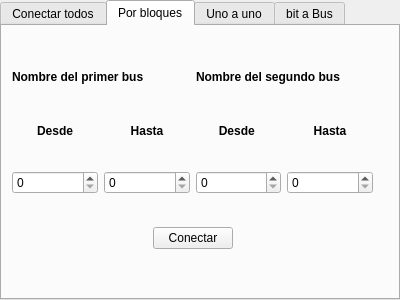
<?xml version="1.0" encoding="UTF-8"?>
<ui version="4.0">
 <class>busConnection</class>
 <widget class="QTabWidget" name="busConnection">
  <property name="geometry">
   <rect>
    <x>0</x>
    <y>0</y>
    <width>400</width>
    <height>300</height>
   </rect>
  </property>
  <property name="windowTitle">
   <string>TabWidget</string>
  </property>
  <property name="currentIndex">
   <number>1</number>
  </property>
  <widget class="QWidget" name="allToAll">
   <attribute name="title">
    <string>Conectar todos</string>
   </attribute>
   <widget class="QLabel" name="label">
    <property name="geometry">
     <rect>
      <x>10</x>
      <y>10</y>
      <width>381</width>
      <height>131</height>
     </rect>
    </property>
    <property name="sizePolicy">
     <sizepolicy hsizetype="Fixed" vsizetype="Fixed">
      <horstretch>0</horstretch>
      <verstretch>0</verstretch>
     </sizepolicy>
    </property>
    <property name="text">
     <string>&lt;html&gt;&lt;head/&gt;&lt;body&gt;&lt;p align=&quot;center&quot;&gt;&lt;span style=&quot; font-size:12pt; font-weight:600;&quot;&gt;Conectar todos los bits de un bus al otro en orden. (bit 0 a bit 0, bit 1 a bit 1 y así sucesivamente)&lt;/span&gt;&lt;/p&gt;&lt;/body&gt;&lt;/html&gt;</string>
    </property>
    <property name="alignment">
     <set>Qt::AlignCenter</set>
    </property>
    <property name="wordWrap">
     <bool>true</bool>
    </property>
   </widget>
   <widget class="QWidget" name="horizontalLayoutWidget">
    <property name="geometry">
     <rect>
      <x>0</x>
      <y>150</y>
      <width>391</width>
      <height>91</height>
     </rect>
    </property>
    <layout class="QHBoxLayout" name="horizontalLayout">
     <item>
      <spacer name="horizontalSpacer_2">
       <property name="orientation">
        <enum>Qt::Horizontal</enum>
       </property>
       <property name="sizeHint" stdset="0">
        <size>
         <width>40</width>
         <height>20</height>
        </size>
       </property>
      </spacer>
     </item>
     <item>
      <widget class="QPushButton" name="conectarTodos">
       <property name="text">
        <string>Conectar todos</string>
       </property>
      </widget>
     </item>
     <item>
      <spacer name="horizontalSpacer">
       <property name="orientation">
        <enum>Qt::Horizontal</enum>
       </property>
       <property name="sizeHint" stdset="0">
        <size>
         <width>40</width>
         <height>20</height>
        </size>
       </property>
      </spacer>
     </item>
    </layout>
   </widget>
  </widget>
  <widget class="QWidget" name="porBloques">
   <attribute name="title">
    <string>Por bloques</string>
   </attribute>
   <widget class="QWidget" name="verticalLayoutWidget_2">
    <property name="geometry">
     <rect>
      <x>10</x>
      <y>10</y>
      <width>361</width>
      <height>241</height>
     </rect>
    </property>
    <layout class="QVBoxLayout" name="verticalLayout_2">
     <item>
      <layout class="QHBoxLayout" name="horizontalLayout_4">
       <item>
        <widget class="QLabel" name="label_6">
         <property name="sizePolicy">
          <sizepolicy hsizetype="Preferred" vsizetype="Fixed">
           <horstretch>0</horstretch>
           <verstretch>0</verstretch>
          </sizepolicy>
         </property>
         <property name="text">
          <string>&lt;html&gt;&lt;head/&gt;&lt;body&gt;&lt;p&gt;&lt;span style=&quot; font-weight:600;&quot;&gt;Nombre del primer bus&lt;/span&gt;&lt;/p&gt;&lt;/body&gt;&lt;/html&gt;</string>
         </property>
         <property name="wordWrap">
          <bool>true</bool>
         </property>
        </widget>
       </item>
       <item>
        <widget class="QLabel" name="label_5">
         <property name="sizePolicy">
          <sizepolicy hsizetype="Preferred" vsizetype="Fixed">
           <horstretch>0</horstretch>
           <verstretch>0</verstretch>
          </sizepolicy>
         </property>
         <property name="text">
          <string>&lt;html&gt;&lt;head/&gt;&lt;body&gt;&lt;p&gt;&lt;span style=&quot; font-weight:600;&quot;&gt;Nombre del segundo bus&lt;/span&gt;&lt;/p&gt;&lt;/body&gt;&lt;/html&gt;</string>
         </property>
         <property name="wordWrap">
          <bool>true</bool>
         </property>
        </widget>
       </item>
      </layout>
     </item>
     <item>
      <layout class="QHBoxLayout" name="horizontalLayout_13">
       <item>
        <widget class="QLabel" name="label_10">
         <property name="sizePolicy">
          <sizepolicy hsizetype="Preferred" vsizetype="Fixed">
           <horstretch>0</horstretch>
           <verstretch>0</verstretch>
          </sizepolicy>
         </property>
         <property name="text">
          <string>&lt;html&gt;&lt;head/&gt;&lt;body&gt;&lt;p align=&quot;center&quot;&gt;&lt;span style=&quot; font-weight:600;&quot;&gt;Desde&lt;/span&gt;&lt;/p&gt;&lt;/body&gt;&lt;/html&gt;</string>
         </property>
        </widget>
       </item>
       <item>
        <widget class="QLabel" name="label_11">
         <property name="sizePolicy">
          <sizepolicy hsizetype="Preferred" vsizetype="Fixed">
           <horstretch>0</horstretch>
           <verstretch>0</verstretch>
          </sizepolicy>
         </property>
         <property name="text">
          <string>&lt;html&gt;&lt;head/&gt;&lt;body&gt;&lt;p align=&quot;center&quot;&gt;&lt;span style=&quot; font-weight:600;&quot;&gt;Hasta&lt;/span&gt;&lt;/p&gt;&lt;/body&gt;&lt;/html&gt;</string>
         </property>
        </widget>
       </item>
       <item>
        <widget class="QLabel" name="label_12">
         <property name="sizePolicy">
          <sizepolicy hsizetype="Preferred" vsizetype="Fixed">
           <horstretch>0</horstretch>
           <verstretch>0</verstretch>
          </sizepolicy>
         </property>
         <property name="text">
          <string>&lt;html&gt;&lt;head/&gt;&lt;body&gt;&lt;p align=&quot;center&quot;&gt;&lt;span style=&quot; font-weight:600;&quot;&gt;Desde &lt;/span&gt;&lt;/p&gt;&lt;/body&gt;&lt;/html&gt;</string>
         </property>
        </widget>
       </item>
       <item>
        <widget class="QLabel" name="label_9">
         <property name="sizePolicy">
          <sizepolicy hsizetype="Preferred" vsizetype="Fixed">
           <horstretch>0</horstretch>
           <verstretch>0</verstretch>
          </sizepolicy>
         </property>
         <property name="text">
          <string>&lt;html&gt;&lt;head/&gt;&lt;body&gt;&lt;p align=&quot;center&quot;&gt;&lt;span style=&quot; font-weight:600;&quot;&gt;Hasta&lt;/span&gt;&lt;/p&gt;&lt;/body&gt;&lt;/html&gt;</string>
         </property>
        </widget>
       </item>
      </layout>
     </item>
     <item>
      <layout class="QHBoxLayout" name="horizontalLayout_6">
       <item>
        <widget class="QSpinBox" name="spinBox"/>
       </item>
       <item>
        <widget class="QSpinBox" name="spinBox_2"/>
       </item>
       <item>
        <widget class="QSpinBox" name="spinBox_3"/>
       </item>
       <item>
        <widget class="QSpinBox" name="spinBox_4"/>
       </item>
      </layout>
     </item>
     <item>
      <layout class="QHBoxLayout" name="horizontalLayout_12">
       <item>
        <spacer name="horizontalSpacer_7">
         <property name="orientation">
          <enum>Qt::Horizontal</enum>
         </property>
         <property name="sizeHint" stdset="0">
          <size>
           <width>40</width>
           <height>20</height>
          </size>
         </property>
        </spacer>
       </item>
       <item>
        <widget class="QPushButton" name="pushButton_3">
         <property name="text">
          <string>Conectar</string>
         </property>
        </widget>
       </item>
       <item>
        <spacer name="horizontalSpacer_8">
         <property name="orientation">
          <enum>Qt::Horizontal</enum>
         </property>
         <property name="sizeHint" stdset="0">
          <size>
           <width>40</width>
           <height>20</height>
          </size>
         </property>
        </spacer>
       </item>
      </layout>
     </item>
    </layout>
   </widget>
  </widget>
  <widget class="QWidget" name="oneByOne">
   <attribute name="title">
    <string>Uno a uno</string>
   </attribute>
   <widget class="QWidget" name="verticalLayoutWidget">
    <property name="geometry">
     <rect>
      <x>0</x>
      <y>10</y>
      <width>391</width>
      <height>251</height>
     </rect>
    </property>
    <layout class="QVBoxLayout" name="verticalLayout">
     <item>
      <layout class="QHBoxLayout" name="horizontalLayout_2">
       <item>
        <widget class="QLabel" name="label_2">
         <property name="sizePolicy">
          <sizepolicy hsizetype="Preferred" vsizetype="Fixed">
           <horstretch>0</horstretch>
           <verstretch>0</verstretch>
          </sizepolicy>
         </property>
         <property name="text">
          <string>&lt;html&gt;&lt;head/&gt;&lt;body&gt;&lt;p align=&quot;center&quot;&gt;&lt;span style=&quot; font-size:12pt; font-weight:600;&quot;&gt;Primer Click Nombre&lt;/span&gt;&lt;/p&gt;&lt;/body&gt;&lt;/html&gt;</string>
         </property>
        </widget>
       </item>
       <item>
        <widget class="QLabel" name="label_3">
         <property name="sizePolicy">
          <sizepolicy hsizetype="Preferred" vsizetype="Fixed">
           <horstretch>0</horstretch>
           <verstretch>0</verstretch>
          </sizepolicy>
         </property>
         <property name="text">
          <string>&lt;html&gt;&lt;head/&gt;&lt;body&gt;&lt;p align=&quot;center&quot;&gt;&lt;span style=&quot; font-size:12pt; font-weight:600;&quot;&gt;Segundo Click Nombre&lt;/span&gt;&lt;/p&gt;&lt;/body&gt;&lt;/html&gt;</string>
         </property>
        </widget>
       </item>
      </layout>
     </item>
     <item>
      <layout class="QHBoxLayout" name="horizontalLayout_3">
       <item>
        <widget class="QCheckBox" name="checkBox">
         <property name="sizePolicy">
          <sizepolicy hsizetype="Fixed" vsizetype="Fixed">
           <horstretch>0</horstretch>
           <verstretch>0</verstretch>
          </sizepolicy>
         </property>
         <property name="text">
          <string/>
         </property>
        </widget>
       </item>
       <item>
        <widget class="QSpinBox" name="spinBox_5"/>
       </item>
       <item>
        <widget class="QSpinBox" name="spinBox_6"/>
       </item>
      </layout>
     </item>
     <item>
      <layout class="QHBoxLayout" name="horizontalLayout_10">
       <item>
        <spacer name="horizontalSpacer_5">
         <property name="orientation">
          <enum>Qt::Horizontal</enum>
         </property>
         <property name="sizeHint" stdset="0">
          <size>
           <width>40</width>
           <height>20</height>
          </size>
         </property>
        </spacer>
       </item>
       <item>
        <widget class="QPushButton" name="pushButton_2">
         <property name="text">
          <string>Conectar</string>
         </property>
        </widget>
       </item>
       <item>
        <spacer name="horizontalSpacer_6">
         <property name="orientation">
          <enum>Qt::Horizontal</enum>
         </property>
         <property name="sizeHint" stdset="0">
          <size>
           <width>40</width>
           <height>20</height>
          </size>
         </property>
        </spacer>
       </item>
      </layout>
     </item>
    </layout>
   </widget>
  </widget>
  <widget class="QWidget" name="bitToBus">
   <attribute name="title">
    <string>bit a Bus</string>
   </attribute>
   <widget class="QWidget" name="verticalLayoutWidget_3">
    <property name="geometry">
     <rect>
      <x>10</x>
      <y>10</y>
      <width>384</width>
      <height>251</height>
     </rect>
    </property>
    <layout class="QVBoxLayout" name="verticalLayout_3">
     <item>
      <widget class="QLabel" name="label_7">
       <property name="text">
        <string>A continuación elija el bit del bus al que quiere conectar </string>
       </property>
       <property name="wordWrap">
        <bool>true</bool>
       </property>
      </widget>
     </item>
     <item>
      <layout class="QHBoxLayout" name="horizontalLayout_7">
       <item>
        <widget class="QLabel" name="label_8">
         <property name="text">
          <string>TextLabel</string>
         </property>
        </widget>
       </item>
       <item>
        <widget class="QComboBox" name="comboBox_2"/>
       </item>
      </layout>
     </item>
     <item>
      <layout class="QHBoxLayout" name="horizontalLayout_9">
       <item>
        <spacer name="horizontalSpacer_3">
         <property name="orientation">
          <enum>Qt::Horizontal</enum>
         </property>
         <property name="sizeHint" stdset="0">
          <size>
           <width>40</width>
           <height>20</height>
          </size>
         </property>
        </spacer>
       </item>
       <item>
        <widget class="QPushButton" name="pushButton">
         <property name="text">
          <string>Conectar</string>
         </property>
        </widget>
       </item>
       <item>
        <spacer name="horizontalSpacer_4">
         <property name="orientation">
          <enum>Qt::Horizontal</enum>
         </property>
         <property name="sizeHint" stdset="0">
          <size>
           <width>40</width>
           <height>20</height>
          </size>
         </property>
        </spacer>
       </item>
      </layout>
     </item>
    </layout>
   </widget>
  </widget>
 </widget>
 <resources/>
 <connections/>
</ui>
